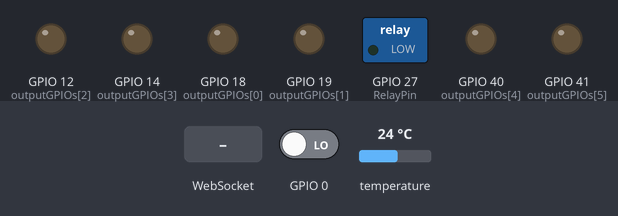
Simulated run of this program. Board: ESP32. Shown: switched loads named in the program (green lamp = pin HIGH), output pins drawn as LEDs (lit = HIGH). Inputs (shaded band) come from the test bench; at power-on: GPIO 0 LOW, temperature 24 °C. WiFi joins after 1.5 s; servers stay silent unless stated; storage starts empty; what the program prints to the serial monitor is not drawn.

Above: at 3.2 s.
3.3 s: WebSocket text "40" received
At 5.6 s:
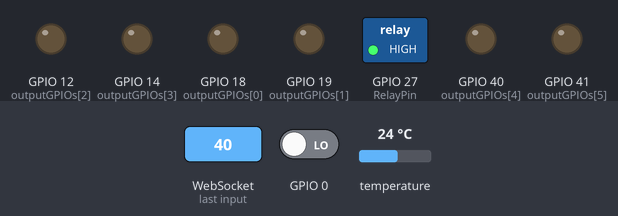
6.9 s: WebSocket text "SetTempMain" received
Timing chart, 0 to 9.9 s (numbered marks = the images above; inputs shaded):
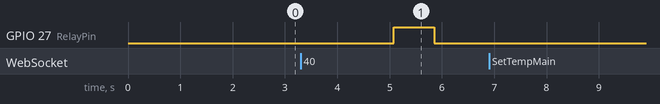

The program:

main.cpp
```cpp
// (licence header left out)
// Import required libraries
#include <Arduino.h>
#include <WiFi.h>
#include <AsyncTCP.h>
#include <ESPAsyncWebServer.h>
#include "SPIFFS.h"
#include <Arduino_JSON.h>
#include <AsyncElegantOTA.h>
#include <OneWire.h>            // Library for the DS18B20 sensor
#include <DallasTemperature.h>  // Library for the DS18B20 sensor
#include <PID_v1.h>             // Library for PID
//#include <U8g2lib.h>            // Library for display

#include <SetupSpiffs.h> // Internal library


/*****************************************************
  WIFI - MODES
******************************************************/

const int WiFiMode = 0;   // 0 - Hardcoded STA MODE, 1 - Hardcoded AP Mode, 2 - WifiManager

/*****************************************************
  WIFI - HARDCODED
******************************************************/

// Replace with your network credentials    //hardcoded

const char* ssid_STA = "REPLACE_WITH_YOUR_SSID";
const char* password_STA = "REPLACE_WITH_YOUR_PASSWORD";

// Create AsyncWebServer object on port 80
AsyncWebServer server(80);

// Create a WebSocket object
AsyncWebSocket ws("/ws");

/*****************************************************
  WIFI - MANAGER
******************************************************/

// Search for parameter in HTTP POST request  **WIFIMANAGER**
const char* PARAM_INPUT_1 = "ssid";
const char* PARAM_INPUT_2 = "pass";
const char* PARAM_INPUT_3 = "ip";
const char* PARAM_INPUT_4 = "gateway";


//Variables to save values from HTML form   **WIFIMANAGER**
String ssid;
String pass;
String ip;
String gateway;

// File paths to save input values permanently  **WIFIMANAGER**
const char* ssidPath = "/ssid.txt";
const char* passPath = "/pass.txt";
const char* ipPath = "/ip.txt";
const char* gatewayPath = "/gateway.txt";

IPAddress localIP;
//IPAddress localIP(192, 168, 1, 200); // hardcoded     **WIFIMANAGER**

// Set your Gateway IP address        **WIFIMANAGER**
IPAddress localGateway;
//IPAddress localGateway(192, 168, 1, 1); //hardcoded    **WIFIMANAGER**
IPAddress subnet(255, 255, 0, 0);

// Timer variables       **WIFIMANAGER**
unsigned long previousMillis = 0;
const long interval = 10000;  // interval to wait for Wi-Fi connection (milliseconds)
#include <WifiMgr.h>

/*****************************************************
  INPUT FIELDS
******************************************************/

String SetTempMain;                  // Temperatrure of Smnoker
String message = "";                 // Handle messages from Client


/*****************************************************
  OUTPUTS - GPIOS / SOFT
******************************************************/

// Set number of outputs
#define NUM_OUTPUTS  6

// Assign each GPIO to an output
int outputGPIOs[NUM_OUTPUTS] = {18, 19, 12, 14, 40, 41};
int NumSoftOutputs = 2;
// int SoftoutputGPIOs[NUM_SOFTOUTPUTS] = {40,41};

/*****************************************************
  CONTROL VARIABLES
******************************************************/

// Variables for SoftOutputs

bool PidRun = 0;   // GPIO 40 PID ON/OFF 0 - Stopped, 1 -Run
bool ProgTimer = 0; // GPIO41
// int ProgVariable = 0;

// Control parameters - IDLE, RUN, STOP, ALARM, OVERHEAT, SENSOR FAULT

bool Sensor1Fault = 0;     // 0 - sensor OK, 1 - sensor not found
String TempMaxMain = "95";          // Max allowed temperature
bool OverHeat = 0;
int TempOverheat = 115;
// bool RunState = 0;

// ***** Messages *****

String StatusMsg;
String PowerMsg;

bool hasRun = 0;
bool hasRun1 =0;

/*****************************************************
  PID - SETUP
******************************************************/

// GPIO where the Heater SSR is connected to **Sensor Readings**
const byte RelayPin = 27;
const bool RELAY_PIN_ACTIVE_LEVEL = LOW;  // LOW for ON, HIGH for OFF

//Define input/output variables for PID
double Setpoint , Input;  // Temperature (must be in the same units)
double Output;  // 0-WindowSize, Part of PWM window where output is ACTIVE.
int Power; // Heater Power indicator

//Define the aggressive and conservative Tuning Parameters
double aggKp=50, aggKi=0.4, aggKd=10;
double consKp=60, consKi=0.7, consKd=10;

//Specify the links and initial tuning parameters
//double Kp = 60; // Proportional Constant: Active 10 milliseconds for each degree low
//double Ki = 0.5;  // Integral Constant: Increase to prevent offset (Input settles too high or too low)
//double Kd = 10;  // Differential Constant:  Increase to prevent overshoot (Input goes past Setpoint)

// Note: "DIRECT" means Higher Output -> Higher Input. (like a heater raises temperature)
//       "REVERSE" means Higher Output -> Lower Input. (like a cooler lowers temperature)
PID myPID(&Input, &Output, &Setpoint, consKp, consKi, consKd, DIRECT);

const float WindowSize = 5000.0;
unsigned long WindowStartTime = 0;
unsigned long currentTime = millis();


/*****************************************************
  READINGS - SETUP
******************************************************/

   // Create an Event Source on /events **Sensor Readings**
    AsyncEventSource events("/events");

    // Json Variable to Hold Sensor Readings **Sensor Readings**
    JSONVar readings;

    // Timer variables  **Sensor Readings**
    unsigned long lastTime = 0;
    unsigned long timerDelay = 5000;

    // GPIO where the DS18B20 is connected to **Sensor Readings**
    const int oneWireBus = 2;

    // Setup a oneWire instance to communicate with any OneWire devices **Sensor Readings**
    OneWire oneWire(oneWireBus);

    // Pass our oneWire reference to Dallas Temperature sensor **Sensor Readings**
    DallasTemperature sensors(&oneWire);
    //DeviceAddress sensor1;

    // Get Sensor Readings and return JSON object **Sensor Readings**
    String getSensorReadings(){

      if (PidRun == 1 & Sensor1Fault == 0)
        readings["temperature"] = Input;
        else
        {
      sensors.requestTemperatures();
      readings["temperature"] = String(sensors.getTempCByIndex(0));
        }
      readings["setpoint"] = Setpoint;
      readings["power"] = PowerMsg;
      readings["statusmsg"] = StatusMsg;
      //readings["humidity"] =  String(sensors.getTempCByIndex(0));

     String jsonString = JSON.stringify(readings);
      return jsonString;
    }

/*****************************************************
  WIFI - HARDCODED
******************************************************/

// Initialize WiFi STA MODE // **hard coded wifi**

void initWiFiSTA() {
  WiFi.mode(WIFI_STA);
  WiFi.begin(ssid_STA, password_STA);
  Serial.print("Connecting to WiFi ..");
  while (WiFi.status() != WL_CONNECTED) {
  Serial.print('.');
  delay(1000);
  }
  Serial.println(WiFi.localIP());
}
// Initialize WiFi AP MODE   // **hard coded wifi AP**

 void initWiFiAP() {
  Serial.println("Setting AP (Access Point)");
  // NULL sets an open Access Point
  WiFi.softAP("SMOKE-HOUSE", NULL);
  IPAddress IP = WiFi.softAPIP();
  Serial.print("AP IP address: ");
  Serial.println(IP);
 }

 void notFound(AsyncWebServerRequest *request) {   //Input fields
  request->send(404, "text/plain", "Not found");
}

String getOutputStates(){
  JSONVar myArray;
  for (int i =0; i<NUM_OUTPUTS; i++){
    myArray["gpios"][i]["output"] = String(outputGPIOs[i]);
    if (i == NUM_OUTPUTS-1)
      myArray["gpios"][i]["state"] = ProgTimer;
    if (i == NUM_OUTPUTS - NumSoftOutputs)
      myArray["gpios"][i]["state"] = PidRun;
if (i < NUM_OUTPUTS - NumSoftOutputs)
    myArray["gpios"][i]["state"] = String(digitalRead(outputGPIOs[i]));
  }

 // for (int i =0; i<NUM_SOFTOUTPUTS; i++){
 //   if (i== 0) ProgVariable = ProgRun;
 //   if (i ==1) ProgVariable = ProgTimer;
  //  myArray["softgpios"][i]["output"] = String(SoftoutputGPIOs[i]);
  //  myArray["softgpios"][i]["state"] = ProgVariable;
  //}
  String jsonString = JSON.stringify(myArray);
  return jsonString;
}

void notifyClients(String state) {
  //Serial.println(state); // *******Print status of GPIO's ******
  ws.textAll(state);
}

void handleWebSocketMessage(void *arg, uint8_t *data, size_t len) {
  AwsFrameInfo *info = (AwsFrameInfo*)arg;
  if (info->final && info->index == 0 && info->len == len && info->opcode == WS_TEXT) {
    data[len] = 0;
   if (strcmp((char*)data, "states") == 0) {
      notifyClients(getOutputStates());
    }
    else{
      int gpio = atoi((char*)data);
      if (gpio < 39)
      digitalWrite(gpio, !digitalRead(gpio));
      if (gpio == 40) PidRun = !PidRun;
      if (gpio == 41) ProgTimer = !ProgTimer;
      //Serial.print("ProgRun ");
      //Serial.print(PidRun);
      //Serial.print("ProgTimer ");
      //Serial.print(ProgTimer);
      //Serial.print("Gpio ");
      //Serial.print(gpio);
      notifyClients(getOutputStates());
    }

    message = (char*)data;
    if (message.substring(0, message.indexOf(".")) == "SetTempMain")
     {
    SetTempMain= message.substring(message.indexOf(".")+1, message.length());
    if (SetTempMain.toInt() >= TempMaxMain.toInt()) SetTempMain = TempMaxMain;
    writeFile(SPIFFS, "/SetTempMain.txt", SetTempMain.c_str());
     }
  }
}

void onEvent(AsyncWebSocket *server, AsyncWebSocketClient *client,AwsEventType type,
             void *arg, uint8_t *data, size_t len) {
  switch (type) {
    case WS_EVT_CONNECT:
      Serial.printf("WebSocket client #%u connected from %s\n", client->id(), client->remoteIP().toString().c_str());
      break;
    case WS_EVT_DISCONNECT:
      Serial.printf("WebSocket client #%u disconnected\n", client->id());
      break;
    case WS_EVT_DATA:
      handleWebSocketMessage(arg, data, len);
      break;
    case WS_EVT_PONG:
    case WS_EVT_ERROR:
      break;
  }
}

void initWebSocket() {
    ws.onEvent(onEvent);
    server.addHandler(&ws);
}


/*****************************************************
  SYSTEM MESSAGES
******************************************************/

void SystemMsg() {

if (Sensor1Fault == 1|| OverHeat == 1 )
{ StatusMsg = "No DS18 Sensor";
if (OverHeat == 1) StatusMsg = "Overheat";
}
else
StatusMsg = "OK";

}


void setup(){
  // Serial port for debugging purposes
  Serial.begin(115200);

  // Set GPIOs as outputs
  for (int i =0; i<NUM_OUTPUTS; i++){
    pinMode(outputGPIOs[i], OUTPUT);
  }

  initSPIFFS();
  if (WiFiMode == 0) initWiFiSTA();   //   for hard coded WIFI STA
  if (WiFiMode == 1) initWiFiAP(); // for hard coded WIFI AP
  initWebSocket();


/*****************************************************
  WIFI - MANAGER
******************************************************/
if (WiFiMode == 2) {

// Load values saved in SPIFFS   **WIFIMANAGER**
  ssid = readFile(SPIFFS, ssidPath);
  pass = readFile(SPIFFS, passPath);
  ip = readFile(SPIFFS, ipPath);
  gateway = readFile (SPIFFS, gatewayPath);
  Serial.println(ssid);
  Serial.println(pass);
  Serial.println(ip);
  Serial.println(gateway);

  if(initWiFi()) {     // **WIFIMANAGER**
    // Route for root / web page
    server.on("/", HTTP_GET, [](AsyncWebServerRequest *request) {
      request->send(SPIFFS, "/index.html", "text/html", false);
    });
    server.serveStatic("/", SPIFFS, "/");

// Request for the latest sensor readings **Sensor Readings**
  server.on("/readings", HTTP_GET, [](AsyncWebServerRequest *request){
    String json = getSensorReadings();
    request->send(200, "application/json", json);
    json = String();
  });

events.onConnect([](AsyncEventSourceClient *client){
    if(client->lastId()){
      Serial.printf("Client reconnected! Last message ID that it got is: %u\n", client->lastId());
    }
    // send event with message "hello!", id current millis
    // and set reconnect delay to 1 second
    client->send("hello!", NULL, millis(), 10000);
  });
  server.addHandler(&events);

  server.begin();
  }
  else {
    // Connect to Wi-Fi network with SSID and password
    Serial.println("Setting AP (Access Point)");
    // NULL sets an open Access Point
    WiFi.softAP("SMOKE HOUSE", NULL);

    IPAddress IP = WiFi.softAPIP();
    Serial.print("AP IP address: ");
    Serial.println(IP);

    // Web Server Root URL  **WIFIMANAGER**
    server.on("/", HTTP_GET, [](AsyncWebServerRequest *request){
      request->send(SPIFFS, "/wifimanager.html", "text/html");
    });

    server.serveStatic("/", SPIFFS, "/");

    server.on("/", HTTP_POST, [](AsyncWebServerRequest *request) {
      int params = request->params();
      for(int i=0;i<params;i++){
        AsyncWebParameter* p = request->getParam(i);
        if(p->isPost()){
          // HTTP POST ssid value
          if (p->name() == PARAM_INPUT_1) {
            ssid = p->value().c_str();
            Serial.print("SSID set to: ");
            Serial.println(ssid);
            // Write file to save value
            writeFile(SPIFFS, ssidPath, ssid.c_str());
          }
          // HTTP POST pass value
          if (p->name() == PARAM_INPUT_2) {
            pass = p->value().c_str();
            Serial.print("Password set to: ");
            Serial.println(pass);
            // Write file to save value
            writeFile(SPIFFS, passPath, pass.c_str());
          }
          // HTTP POST ip value
          if (p->name() == PARAM_INPUT_3) {
            ip = p->value().c_str();
            Serial.print("IP Address set to: ");
            Serial.println(ip);
            // Write file to save value
            writeFile(SPIFFS, ipPath, ip.c_str());
          }
          // HTTP POST gateway value
          if (p->name() == PARAM_INPUT_4) {
            gateway = p->value().c_str();
            Serial.print("Gateway set to: ");
            Serial.println(gateway);
            // Write file to save value
            writeFile(SPIFFS, gatewayPath, gateway.c_str());
          }
          //Serial.printf("POST[%s]: %s\n", p->name().c_str(), p->value().c_str());
        }
      }
      request->send(200, "text/plain", "Done. ESP will restart, connect to your router and go to IP address: " + ip);
      delay(3000);
      ESP.restart();
    });
    server.begin();
  }
}


if (WiFiMode == 0 || WiFiMode == 1) {

  // Route for root / web page  * for hard coded WIFI*
    server.on("/", HTTP_GET, [](AsyncWebServerRequest *request){
    request->send(SPIFFS, "/index.html", "text/html",false);
  });

  server.serveStatic("/", SPIFFS, "/");

  // Request for the latest sensor readings **Sensor Readings**
  server.on("/readings", HTTP_GET, [](AsyncWebServerRequest *request){
    String json = getSensorReadings();
    request->send(200, "application/json", json);
    json = String();
  });

events.onConnect([](AsyncEventSourceClient *client){
    if(client->lastId()){
      Serial.printf("Client reconnected! Last message ID that it got is: %u\n", client->lastId());
    }
    // send event with message "hello!", id current millis
    // and set reconnect delay to 1 second
    client->send("hello!", NULL, millis(), 10000);
  });
  server.addHandler(&events);

  // Start server * for hard coded WIFI*
  server.begin();
}

// Start ElegantOTA
  AsyncElegantOTA.begin(&server);


/*****************************************************
  PID - INITIALS
******************************************************/

 //setup pin to act as output
  pinMode(RelayPin, OUTPUT);

  // Desired temperature
  Setpoint = 30.0;

  //tell the PID to range between 0 and the full window size
  myPID.SetOutputLimits(0, WindowSize);

  //turn the PID on
  myPID.SetMode(AUTOMATIC);
}

void loop() {

/*****************************************************
  PID - RUN
******************************************************/

sensors.requestTemperatures();
Input = sensors.getTempCByIndex(0);

/*****************************************************
  DS18B20 SENSOR CHECK
******************************************************/

if (Input == -127 || Input > TempOverheat )
{
 if (hasRun1 == 0) { //Run code one time
  PidRun = 0;
  notifyClients(getOutputStates());

  if (Input == -127)  Sensor1Fault = 1;
  if (Input > TempOverheat) OverHeat = 1;
    hasRun1 = 1;
  }}
  else
  {
 Sensor1Fault = 0;
 OverHeat = 0;
 hasRun1 = 0;
  }

if (PidRun == 1 & Sensor1Fault == 0) {

  if (hasRun == 0) { //Run code one time

  pinMode(RelayPin, OUTPUT);  //setup pin to act as output
  hasRun = 1;
  }

unsigned long currentTime = millis();

  //sensors.requestTemperatures();
  //Input = sensors.getTempCByIndex(0);

  /************************************************
     switch aggressive - conservative mode
   ************************************************/

  double gap = abs(Setpoint-Input); //distance away from setpoint
  if (gap < 5)
  {  //we're close to setpoint, use conservative tuning parameters
    myPID.SetTunings(consKp, consKi, consKd);
  }
  else
  {
     //we're far from setpoint, use aggressive tuning parameters
     myPID.SetTunings(aggKp, aggKi, aggKd);
  }

  myPID.Compute();

  /************************************************
     turn the output pin on/off based on pid output
   ************************************************/
  if (currentTime - WindowStartTime > WindowSize)
  {
    //time to shift the Relay Window
    WindowStartTime += WindowSize;
  }

  // "Output" is the number of milliseconds in each
  // window to keep the output ACTIVE
  if (Output < (currentTime - WindowStartTime))

    digitalWrite(RelayPin,RELAY_PIN_ACTIVE_LEVEL);  // ON
  else
    digitalWrite(RelayPin, !RELAY_PIN_ACTIVE_LEVEL);  // OFF

Power = (Output * 100.0) / WindowSize;
PowerMsg = String (Power) + " %";
}
else
{
PowerMsg = "Stopped";
digitalWrite(RelayPin, LOW);
hasRun = 0;
}


/*****************************************************
  READINGS VALUES SEND
******************************************************/

 if ((millis() - lastTime) > timerDelay) {

    // Send Events to the client with the Sensor Readings Every 10 seconds
    SystemMsg();
    events.send("ping",NULL,millis());
    events.send(getSensorReadings().c_str(),"new_readings" ,millis());
    lastTime = millis();

/*****************************************************
 LOAD STORED DATA - INPUT FILEDS
******************************************************/

// To access your stored values on inputString, inputInt, inputFloat
// String yourInputString = readFile(SPIFFS, "/inputString.txt");
//  int yourInputInt = readFile(SPIFFS, "/inputInt.txt").toInt();
Setpoint = readFile(SPIFFS, "/SetTempMain.txt").toInt();
//  float yourInputFloat = readFile(SPIFFS, "/inputFloat.txt").toFloat();

    /* Serial.print("Setpoint: ");
    Serial.print(Setpoint, 1);
    Serial.print("°C, Input:");
    Serial.print(Input, 1);
    Serial.print("°C, Output:");
    Serial.print((int)Output);
    Serial.print(" milliseconds (");
    Serial.print((Output * 100.0) / WindowSize, 0);
    Serial.println("%)"); */
  }

   ws.cleanupClients(); //swith status
}
```

Source omitted: SetupSpiffs.h (1014 bytes), WifiMgr.h (819 bytes)

Measured:
- after the input at 3.3 s, GPIO 27 (RelayPin): LOW → HIGH after 1.8 s, → LOW 0.77 s later
- after the input at 6.9 s, every drawn part: stays the same
